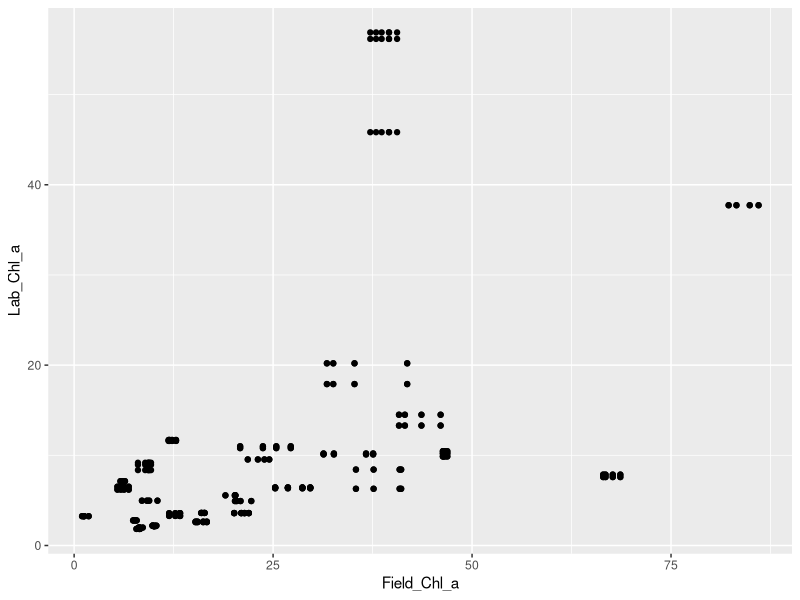
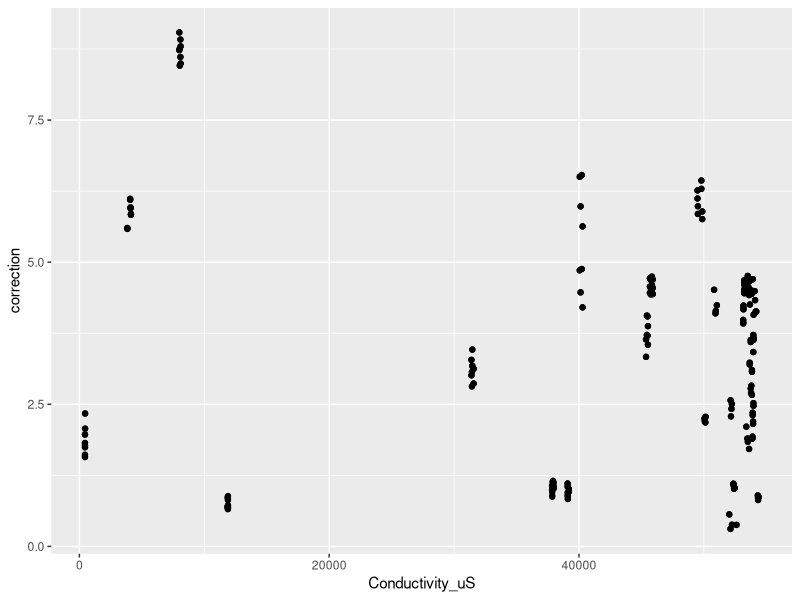
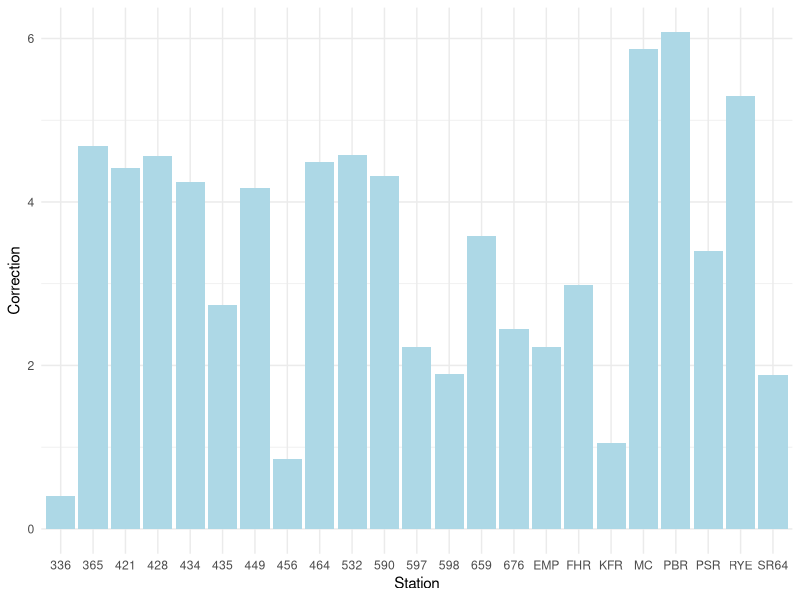
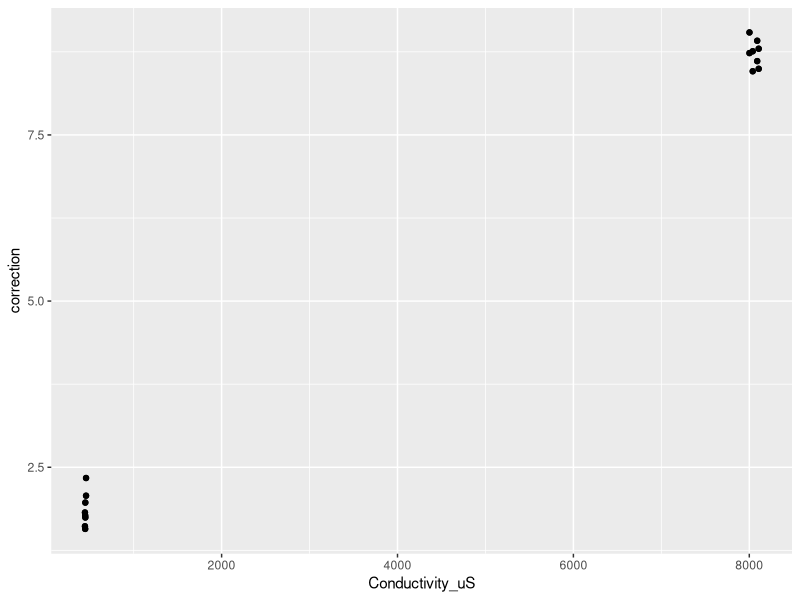
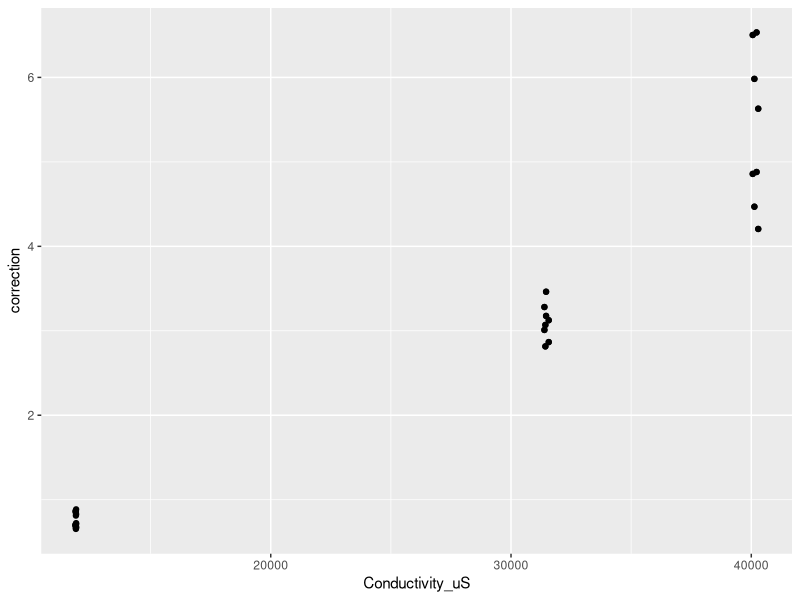
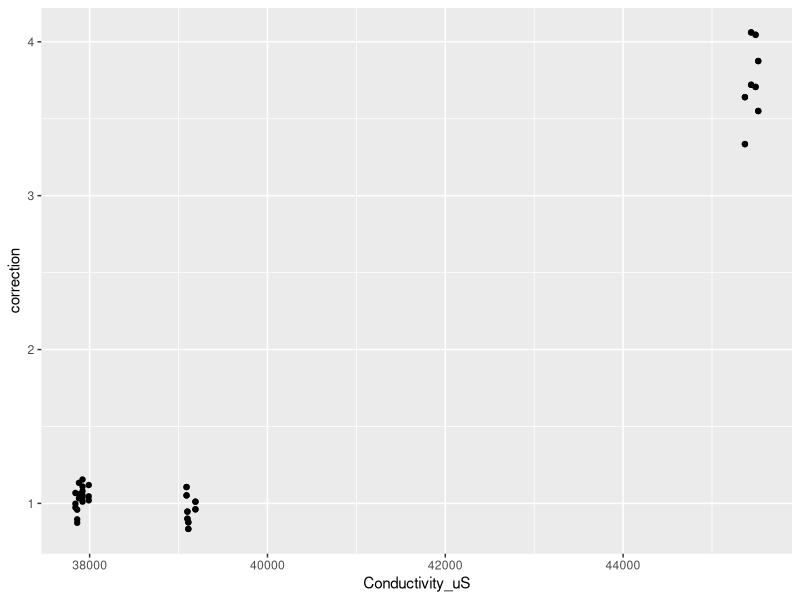
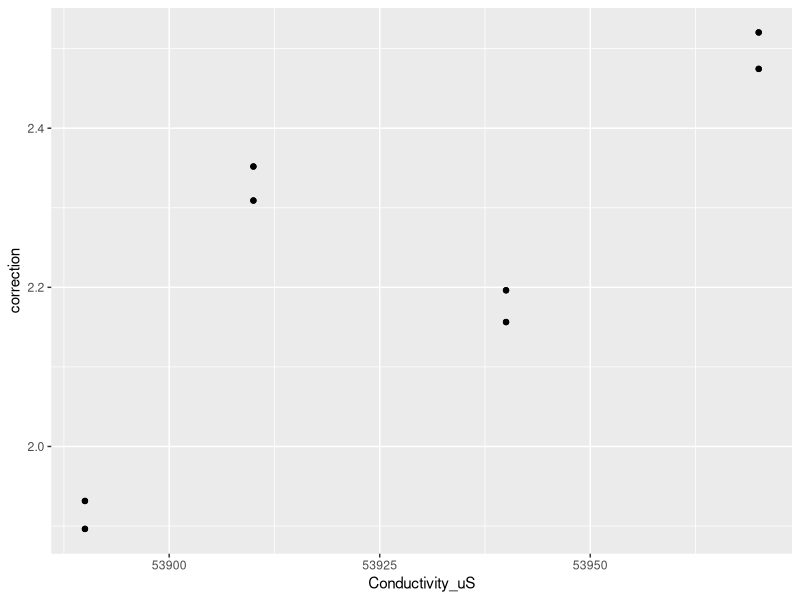
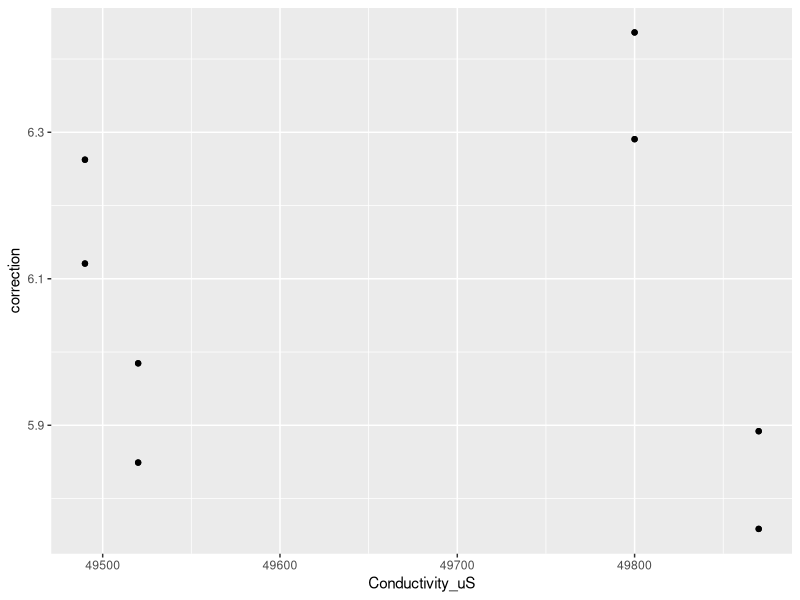

The R source for these figures, in order:
## ---- chunk 1
#| warning: false
#| echo: false

library(tidyverse)
library(knitr)
library(kableExtra)


Observations<- read_csv("Chla-Observations.csv")

kable(Observations)
## ---- chunk 2
#| warning: false
#| echo: false
library(tidyverse)
library(readr)

Observations<- read_csv("Chla-Observations.csv")
ggplot(
  data=Observations,
  mapping=aes(x=Field_Chl_a, y=Lab_Chl_a)
)+
  geom_point()
  

## ---- chunk 3
#| warning: false
#| echo: false
library(tidyverse)
library(readr)

Observations<- read_csv("Chla-Observations.csv")
ggplot(
  data=Observations,
  mapping=aes(x=Conductivity_uS, y=correction)
)+
  geom_point()
  

## ---- chunk 4
#| warning: false
#| echo: false
library(tidyverse)
library(readr)

Observations<- read_csv("Chla-Observations.csv")

ggplot(Observations, aes(x = Station, y = correction)) +
  geom_bar(stat = "summary", fun = "mean", fill = "lightblue") +
  labs(x = "Station", y = "Correction") +
  theme_minimal()

  

## ---- chunk 5
#| warning: false
#| echo: false
library(tidyverse)
library(readr)
library(dplyr)

Observations<- read_csv("Chla-Observations.csv")
RYE_obs<-Observations%>%filter(Station=="RYE")
ggplot(
  data=RYE_obs,
  mapping=aes(x=Conductivity_uS, y=correction)
)+
  geom_point()
  

## ---- chunk 6
#| warning: false
#| echo: false
library(tidyverse)
library(readr)
library(dplyr)

Observations<- read_csv("Chla-Observations.csv")
FHR_obs<-Observations%>%filter(Station=="FHR")
ggplot(
  data=FHR_obs,
  mapping=aes(x=Conductivity_uS, y=correction)
)+
  geom_point()
  

## ---- chunk 7
#| warning: false
#| echo: false
library(tidyverse)
library(readr)
library(dplyr)

Observations<- read_csv("Chla-Observations.csv")
SR64_obs<-Observations%>%filter(Station=="SR64")
ggplot(
  data=SR64_obs,
  mapping=aes(x=Conductivity_uS, y=correction)
)+
  geom_point()
  

## ---- chunk 8
#| warning: false
#| echo: false
library(tidyverse)
library(readr)
library(dplyr)

Observations<- read_csv("Chla-Observations.csv")
EMP_obs<-Observations%>%filter(Station=="EMP")
ggplot(
  data=EMP_obs,
  mapping=aes(x=Conductivity_uS, y=correction)
)+
  geom_point()
  

## ---- chunk 9
#| warning: false
#| echo: false
library(tidyverse)
library(readr)
library(dplyr)

Observations<- read_csv("Chla-Observations.csv")
PBR_obs<-Observations%>%filter(Station=="PBR")
ggplot(
  data=PBR_obs,
  mapping=aes(x=Conductivity_uS, y=correction)
)+
  geom_point()
  

## ---- chunk 10
#| warning: false
#| echo: false
library(tidyverse)
library(readr)
library(dplyr)

Observations<- read_csv("Chla-Observations.csv")
MC_obs<-Observations%>%filter(Station=="MC")
ggplot(
  data=MC_obs,
  mapping=aes(x=Conductivity_uS, y=correction)
)+
  geom_point()
  
